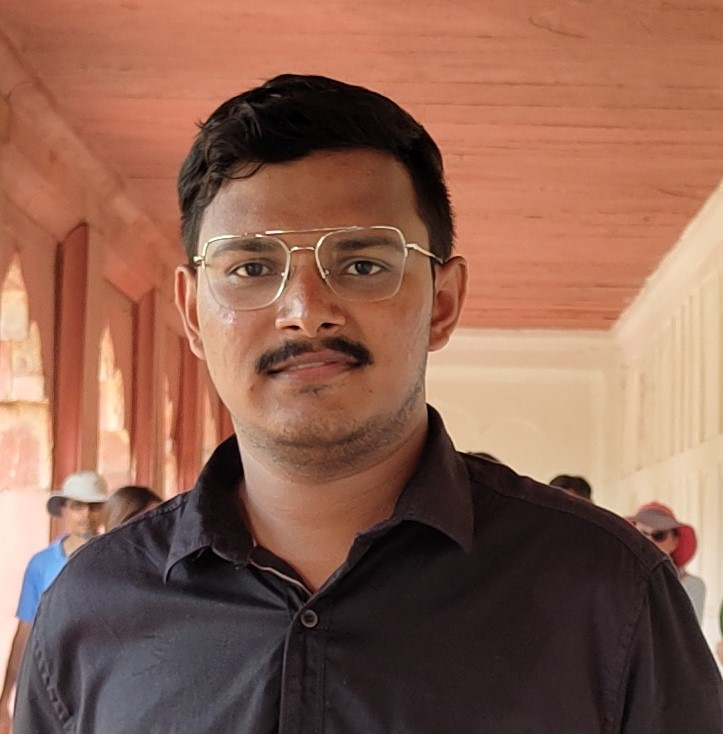
#> input picture Arun1.jpg, 723 x 734 px
$ jupyter execute Lab1_assignment_submission.ipynb
#> lines starting #> are read from the running program, lines starting #| are printed output that depends on the picture
[cell 1]
import numpy as np
import cv2
import matplotlib.pyplot as plt

# 1. Take a head shot picture of yourself

## I. Read and display the image

[cell 2]
im_cv = cv2.imread("Arun1.jpg") #Read the image
#> im_cv is the input picture: shape (734, 723, 3); mean B, G, R 82.5, 99.5, 142.3
#cv reads image as bgr by default
im = cv2.cvtColor(im_cv, cv2.COLOR_BGR2RGB)#convert from bgr to rgb and save
plt.axis('off')  # Hide axis
plt.imshow(im)

## II. Print the coordinates.

[cell 3]
height, width = im.shape[:2]
#> height = 734; width = 723
channels = im_cv.shape[2] if len(im_cv.shape) == 3 else 1
#> channels = 3

# Print the width and height
print(f"Image Width: {width} pixels")
#| Image Width: 723 pixels
print(f"Image Height: {height} pixels")
#| Image Height: 734 pixels
print(f"Number of Channels: {channels}")
#| Number of Channels: 3

## III. Print the picture intensity

[cell 4]
# Get pixel intensity values in BGR at the selected point
pixel1_values_bgr = im_cv[300, 300]  # Note: OpenCV uses (y, x) for array indexing
#> pixel1_values_bgr = [121, 137, 180]
pixel2_values_bgr = im_cv[600, 400]  # Note: OpenCV uses (y, x) for array indexing
#> pixel2_values_bgr = [22, 21, 30]
# Convert BGR to RGB format
pixel1_values_rgb = pixel1_values_bgr[::-1]
#> pixel1_values_rgb = [180, 137, 121]
pixel2_values_rgb = pixel2_values_bgr[::-1]
#> pixel2_values_rgb = [30, 21, 22]
 # Create a string with the pixel values
pixel1_values_str = f"RGB values at 300,300: {pixel1_values_rgb}"
#> pixel1_values_str = 'RGB values at 300,300: [180 137 121]'
print(pixel1_values_str)
#| RGB values at 300,300: [180 137 121]
pixel2_values_str = f"RGB values at 400,600: {pixel2_values_rgb}"
#> pixel2_values_str = 'RGB values at 400,600: [30 21 22]'
print(pixel2_values_str)
#| RGB values at 400,600: [30 21 22]

## Select a point on image with mouse click and know the RGB values of that pixel

### Note:  You have to Run the code to see the output. New window will open after you run the code

[cell 5]
# Callback function for mouse events
def on_mouse_event(event, x, y, flags, param):
    if event == cv2.EVENT_LBUTTONDOWN:
        # Create a copy of the original image
        im_with_text = im_cv.copy()

        # Get pixel intensity values in BGR at the selected point
        pixel_values_bgr = im_with_text[y, x]  # Note: OpenCV uses (y, x) for array indexing

        # Convert BGR to RGB format
        pixel_values_rgb = pixel_values_bgr[::-1]

        # Create a string with the pixel values
        pixel_values_str = f"RGB: {pixel_values_rgb}"

        # Draw text on the copied image
        cv2.putText(im_with_text, pixel_values_str, (x, y), cv2.FONT_HERSHEY_SIMPLEX, 0.5, (255, 255, 255), 1)

        # Display the updated image
        cv2.imshow("Image", im_with_text)

# Create a window and set the mouse callback function
cv2.namedWindow("Image")
cv2.setMouseCallback("Image", on_mouse_event)

# Display the image
cv2.imshow("Image", im_cv)
cv2.waitKey(0)
cv2.destroyAllWindows()

## IV. Is this a digital image? Explain why

Yes, This is a digital image because it is a representation of a three dimensional image (scene) on a two-dimensional plane with three different channels Red, Green and Blue.

# 2. Convert the Picture from 1 above to gray color and display

[cell 6]
# Convert BGR image to grayscale
im_gray = cv2.cvtColor(im_cv, cv2.COLOR_BGR2GRAY)
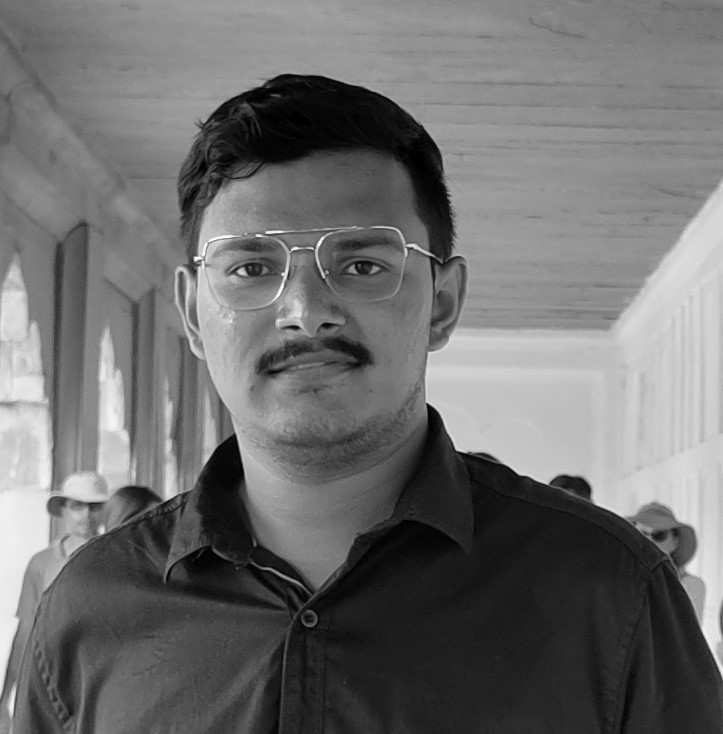
#> im_gray: shape (734, 723); min 0, max 253, mean 110.4

# Save the grayscale image to a folder
cv2.imwrite("output_images/Arun1_grayscale.jpg", im_gray)

# Display the grayscale image
plt.imshow(im_gray, cmap='gray')
plt.axis('off')  # Hide axis
plt.show()

## I. Print the coordinates.

[cell 7]
height, width = im_gray.shape[:2]
channels = im_gray.shape[2] if len(im_gray.shape) == 3 else 1
#> channels = 1

# Print the width and height
print(f"Image Width: {width} pixels")
#| Image Width: 723 pixels
print(f"Image Height: {height} pixels")
#| Image Height: 734 pixels
print(f"Number of Channels: {channels}")
#| Number of Channels: 1

## II. Print the picture intensity

[cell 8]
# Get pixel intensity values in grayscale at the selected points
pixel1_intensity = im_gray[300, 300]
#> pixel1_intensity = 148
pixel2_intensity = im_gray[600, 400]
#> pixel2_intensity = 24

# Create a string with the pixel values
pixel1_values_str = f"Pixel intensity at 300, 300: {pixel1_intensity}"
#> pixel1_values_str = 'Pixel intensity at 300, 300: 148'
print(pixel1_values_str)
#| Pixel intensity at 300, 300: 148

pixel2_values_str = f"Pixel intensity at 400, 600: {pixel2_intensity}"
#> pixel2_values_str = 'Pixel intensity at 400, 600: 24'
print(pixel2_values_str)
#| Pixel intensity at 400, 600: 24
